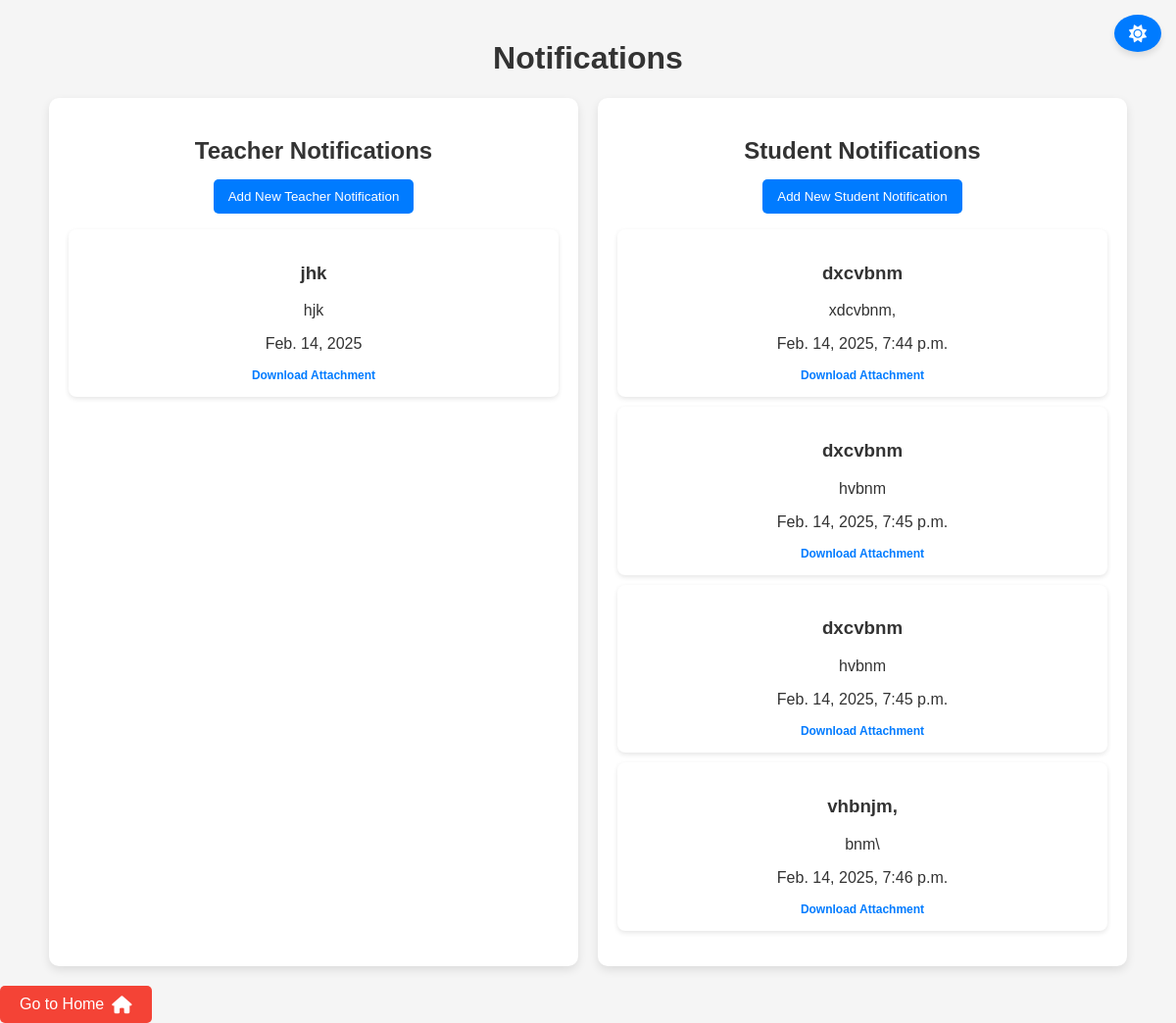
/Admin_Notification_Control/, run on the app's committed database.
### SynChronisApp/models.py (models this page shows, shortened)
class TeacherNoticeTable(models.Model):
    NoticeName = models.CharField(max_length=50, null=True, blank=True)
    NoticeContent = models.CharField(max_length=50, null=True, blank=True)
    Date = models.DateField(auto_now_add=True, null=True, blank=True)
    FileAttachment = models.FileField(upload_to='File/', null=True, blank=True)
    Department = models.ManyToManyField(DepartmentsTable)

class StudentNoticeTable(models.Model):
    NTYPE = (
        ('HN', 'Holiday Notice'),
        ('EN', 'Exam Notice'),
        ('FN', 'Function Notice'),
        ('ON', 'Other Notice'),
    )
    Notice_name = models.CharField(max_length=200, null=True, blank=True)
    Notice_Type = models.CharField(max_length=100,null=True, blank=True ,choices=NTYPE)
    Notice_Content = models.TextField(max_length=1000, null=True, blank=True)
    File_Attachment = models.FileField(upload_to='notices/', null=True, blank=True)
    Date = models.DateTimeField(auto_now_add=True, null=True, blank=True)

### SynChronisApp/views.py (the view)
# urls.py: path('Admin_Notification_Control/', AdminNotificationControl.as_view(), name='Admin_Notification_Control'),
class AdminNotificationControl(View):
    def get(self, request):
        teacher_notices = TeacherNoticeTable.objects.all()
        student_notices = StudentNoticeTable.objects.all()
        return render(request, 'adminnotificationcontrol.html', {'teacher_notices': teacher_notices, 'student_notices': student_notices})

### templates/adminnotificationcontrol.html (shortened to what this page needs)
{% load static %}
<html lang="en">
<head>
  <link rel="stylesheet" href="{% static 'css/adminnotification.css' %}">
  <link rel="stylesheet" href="https://cdnjs.cloudflare.com/ajax/libs/font-awesome/6.0.0-beta3/css/all.min.css">
</head>
<body>
  <button id="theme-toggle-btn" class="theme-toggle-btn">
    <i class="fa fa-sun"></i>
  </button>
  <div class="content-wrapper">
    <div class="container notification-container">
      <h1 class="page-title">Notifications</h1>
      <div class="notification-section">
        <div class="notification-list teacher-notifications">
          <h2 class="notification-title">Teacher Notifications</h2>
          <div class="notification-actions">
            <a href="{% url 'add_teacher_notice' %}">
              <button id="add-teacher-notification-btn" class="add-notification-btn">Add New Teacher Notification</button>
            </a>
          </div>
          <ul class="notification-items" id="teacher-notification-list">
            {% for notice in teacher_notices %}
              <li class="notice-item teacher-notice" data-title="{{ notice.NoticeName }}" data-content="{{ notice.NoticeContent }}" data-date="{{ notice.Date }}">
                <h3 class="notice-title">{{ notice.NoticeName }}</h3>
                <p class="notice-content">{{ notice.NoticeContent }}</p>
                <p class="notice-date">{{ notice.Date }}</p>
                {% if notice.FileAttachment %}
                  <a href="{{ notice.FileAttachment.url }}" target="_blank" class="notice-attachment">Download Attachment</a>
                {% endif %}
              </li>
            {% endfor %}
          </ul>
        </div>
        <div class="notification-list student-notifications">
          <h2 class="notification-title">Student Notifications</h2>
          <div class="notification-actions">
            <a href="{% url 'add_student_notice' %}">
              <button id="add-student-notification-btn" class="add-notification-btn">Add New Student Notification</button>
            </a>
          </div>
          <ul class="notification-items" id="student-notification-list">
            {% for notice in student_notices %}
              <li class="notice-item student-notice" data-title="{{ notice.Notice_name }}" data-content="{{ notice.Notice_Content }}" data-date="{{ notice.Date }}">
                <h3 class="notice-title">{{ notice.Notice_name }}</h3>
                <p class="notice-content">{{ notice.Notice_Content }}</p>
                <p class="notice-date">{{ notice.Date }}</p>
                {% if notice.File_Attachment %}
                  <a href="{{ notice.File_Attachment.url }}" target="_blank" class="notice-attachment">Download Attachment</a>
                {% endif %}
              </li>
            {% endfor %}
          </ul>
        </div>
      </div>
    </div>
  </div>
<button id="go-home-btn" class="go-home-btn">Go to Home
  <i class="fa fa-home"></i>
</button>
</body>
</html>

### static/css/adminnotification.css (style rules this page uses)
body { font-family: 'Poppins', sans-serif; margin: 0; padding: 0; background-color: var(--bg-color); color: var(--text-color); transition: background 0.3s ease, color 0.3s ease; overflow-y: scroll; }
:root { --bg-color: #f5f5f5; --text-color: #333; --card-bg: #ffffff; --card-shadow: rgba(0, 0, 0, 0.1); --btn-bg: #007bff; --btn-hover: #0056b3; }
.theme-toggle-btn { position: fixed; top: 15px; right: 15px; background: var(--btn-bg); color: #fff; border: none; padding: 10px 15px; border-radius: 50%; cursor: pointer; font-size: 18px; box-shadow: 0px 4px 6px var(--card-shadow); transition: background 0.3s ease; }
.content-wrapper { max-width: 1100px; margin: auto; padding: 20px; }
.notification-container { text-align: center; }
.notification-section { display: flex; flex-wrap: wrap; justify-content: space-between; gap: 20px; margin-top: 20px; }
.notification-list { flex: 1; min-width: 45%; background: var(--card-bg); padding: 20px; border-radius: 10px; box-shadow: 0 4px 10px var(--card-shadow); }
.notification-title { margin-bottom: 15px; }
.notification-items { list-style: none; padding: 0; }
.notice-item { background: var(--card-bg); padding: 15px; margin-bottom: 10px; border-radius: 8px; box-shadow: 0 2px 5px var(--card-shadow); transition: transform 0.2s ease-in-out; }
.add-notification-btn { background: var(--btn-bg); color: white; border: none; padding: 10px 15px; border-radius: 5px; cursor: pointer; transition: background 0.3s ease; }
.notice-attachment { display: block; font-size: 12px; margin-top: 5px; color: var(--btn-bg); text-decoration: none; font-weight: bold; }
.go-home-btn { background-color: #f44336; color: white; padding: 10px 20px; border: none; border-radius: 5px; cursor: pointer; font-size: 16px; display: flex; align-items: center; gap: 8px; bottom: 20px; right: 100px; z-index: 1000; align-content: center; }
.go-home-btn i { font-size: 18px; }
body.light .go-home-btn { background-color: #f44336; color: white; }
body.light .go-home-btn i { color: white; }

### data on the page
TeacherNoticeTable: NoticeName "jhk", NoticeContent "hjk", Date "Feb. 14, 2025"
StudentNoticeTable: Notice_name "dxcvbnm", Notice_Content "xdcvbnm,", Date "Feb. 14, 2025, 7:44 p.m."
StudentNoticeTable: Notice_name "dxcvbnm", Notice_Content "hvbnm", Date "Feb. 14, 2025, 7:45 p.m."
StudentNoticeTable: Notice_name "dxcvbnm", Notice_Content "hvbnm", Date "Feb. 14, 2025, 7:45 p.m."
StudentNoticeTable: Notice_name "vhbnjm,", Notice_Content "bnm\\", Date "Feb. 14, 2025, 7:46 p.m."
